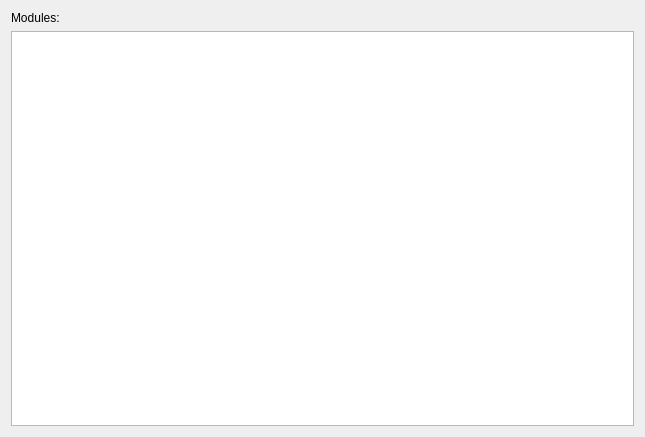
<?xml version="1.0" encoding="UTF-8"?>
<ui version="4.0">
 <class>configsWidget</class>
 <widget class="QWidget" name="configsWidget">
  <property name="geometry">
   <rect>
    <x>0</x>
    <y>0</y>
    <width>645</width>
    <height>437</height>
   </rect>
  </property>
  <property name="sizePolicy">
   <sizepolicy hsizetype="Expanding" vsizetype="Fixed">
    <horstretch>0</horstretch>
    <verstretch>0</verstretch>
   </sizepolicy>
  </property>
  <property name="windowTitle">
   <string>Form</string>
  </property>
  <layout class="QVBoxLayout" name="verticalLayout">
   <item>
    <widget class="QLabel" name="label">
     <property name="text">
      <string>Modules:</string>
     </property>
    </widget>
   </item>
   <item>
    <widget class="QListWidget" name="listWidget">
     <property name="enabled">
      <bool>true</bool>
     </property>
     <property name="sizePolicy">
      <sizepolicy hsizetype="Expanding" vsizetype="Expanding">
       <horstretch>0</horstretch>
       <verstretch>0</verstretch>
      </sizepolicy>
     </property>
     <property name="contextMenuPolicy">
      <enum>Qt::DefaultContextMenu</enum>
     </property>
     <property name="layoutDirection">
      <enum>Qt::LeftToRight</enum>
     </property>
     <property name="autoFillBackground">
      <bool>true</bool>
     </property>
     <property name="selectionBehavior">
      <enum>QAbstractItemView::SelectRows</enum>
     </property>
     <property name="iconSize">
      <size>
       <width>48</width>
       <height>48</height>
      </size>
     </property>
     <property name="textElideMode">
      <enum>Qt::ElideNone</enum>
     </property>
     <property name="verticalScrollMode">
      <enum>QAbstractItemView::ScrollPerPixel</enum>
     </property>
     <property name="horizontalScrollMode">
      <enum>QAbstractItemView::ScrollPerPixel</enum>
     </property>
     <property name="flow">
      <enum>QListView::TopToBottom</enum>
     </property>
     <property name="isWrapping" stdset="0">
      <bool>false</bool>
     </property>
     <property name="resizeMode">
      <enum>QListView::Adjust</enum>
     </property>
     <property name="layoutMode">
      <enum>QListView::Batched</enum>
     </property>
     <property name="viewMode">
      <enum>QListView::ListMode</enum>
     </property>
     <property name="uniformItemSizes">
      <bool>false</bool>
     </property>
     <property name="batchSize">
      <number>100</number>
     </property>
     <property name="wordWrap">
      <bool>true</bool>
     </property>
     <property name="selectionRectVisible">
      <bool>true</bool>
     </property>
    </widget>
   </item>
  </layout>
 </widget>
 <resources>
  <include location="../icons/temp_icons.qrc"/>
 </resources>
 <connections/>
</ui>
